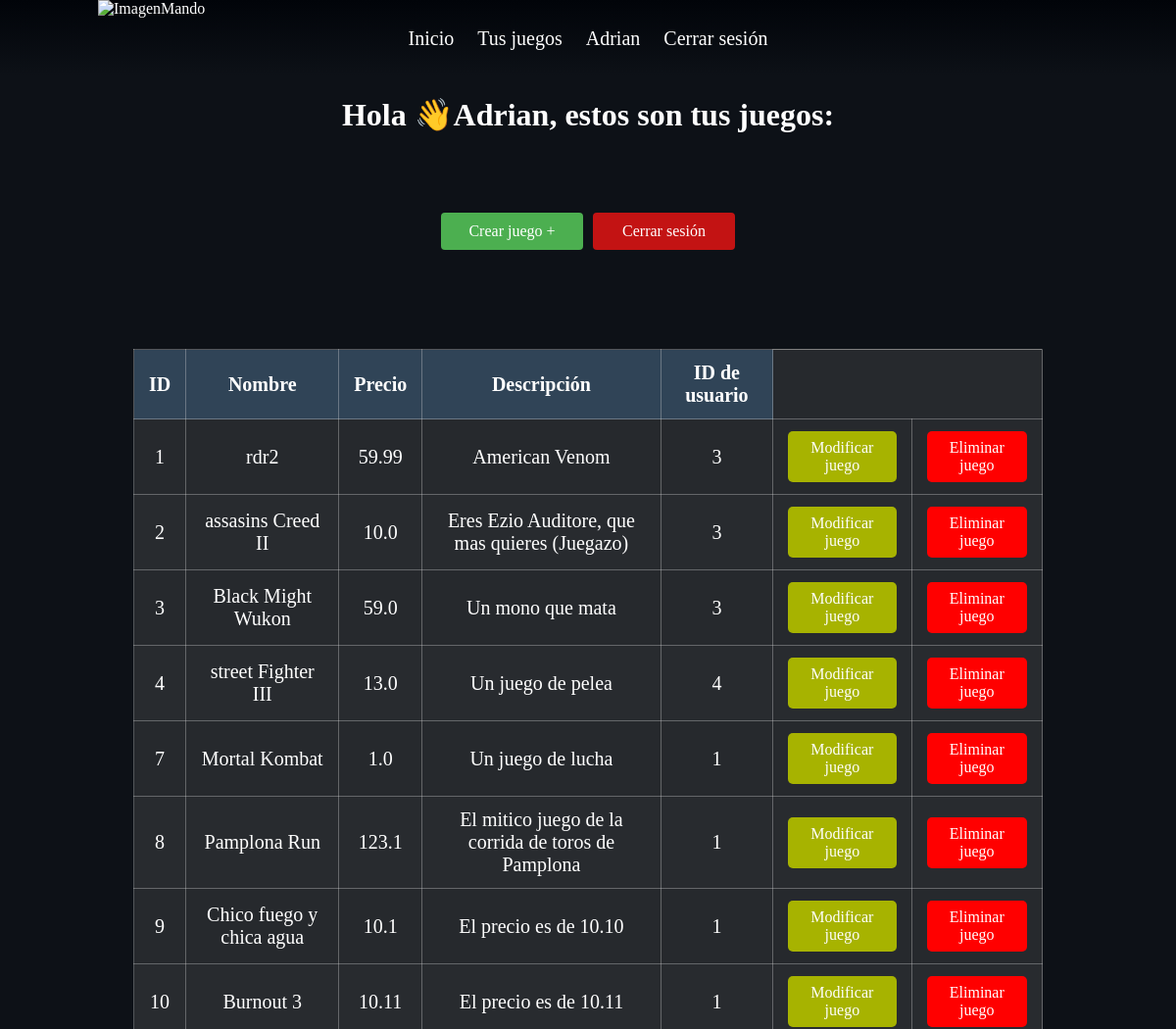
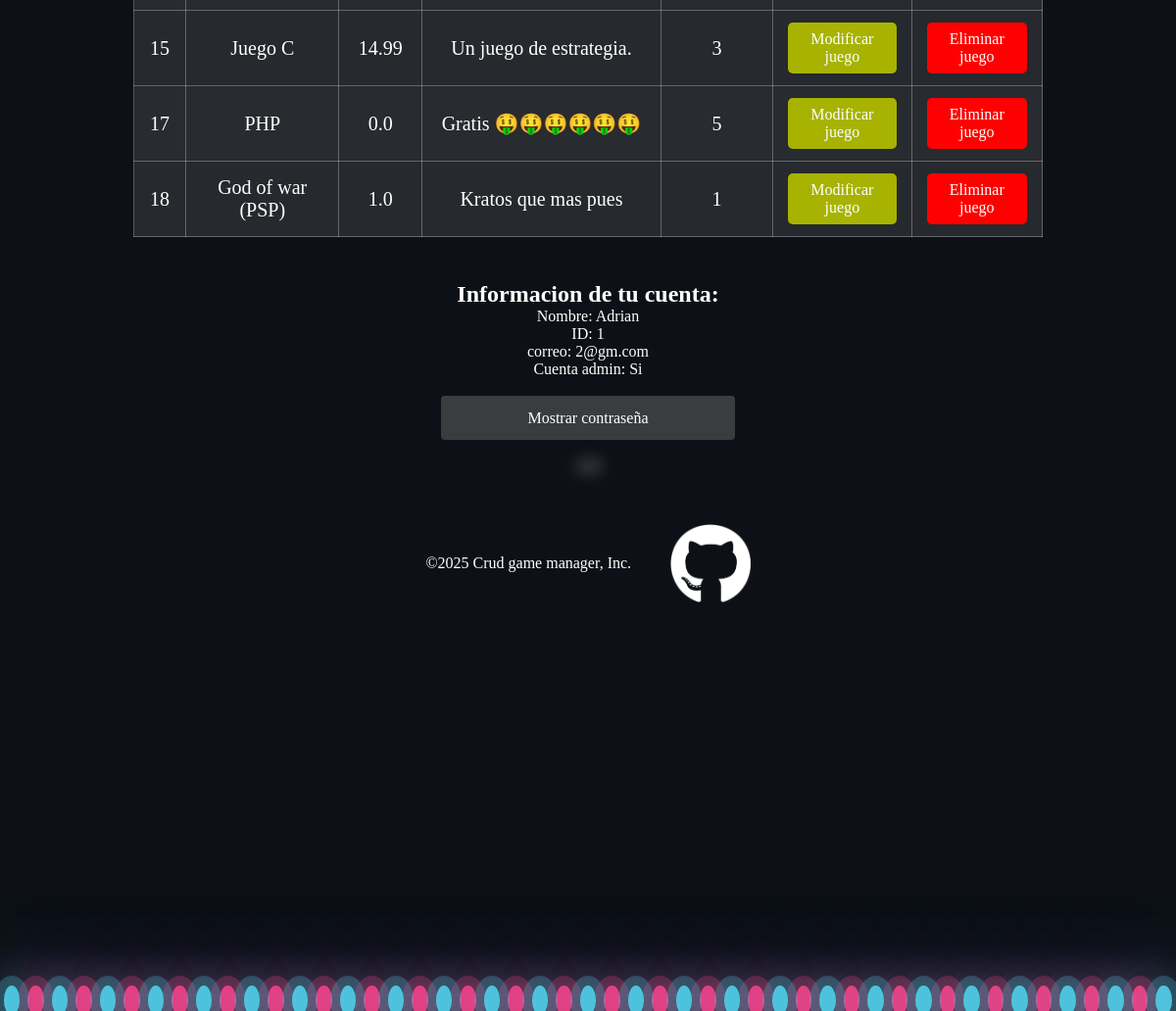
/protected (signed in), run on the app's committed database (2 pictures, top to bottom).
### models.py (models this page shows)
class Usuario(db.Model, UserMixin):
    __tablename__ = 'usuarios'
    id = db.Column(db.Integer, primary_key=True)
    nombre = db.Column(db.String, nullable=False)
    correo = db.Column(db.String, unique=True, nullable=False)
    contrasena = db.Column(db.String, nullable=False)
    admin = db.Column(db.Boolean, nullable=False)

class Juego(db.Model):
    __tablename__ = 'juegos'
    id = db.Column(db.Integer, primary_key=True)
    nombre = db.Column(db.String, nullable=False)
    precio = db.Column(db.Float, nullable=False)
    descripcion = db.Column(db.String, nullable=False)
    usuario_id = db.Column(db.Integer, db.ForeignKey(
        'usuarios.id'), nullable=False)

### __main__.py (the view)
@app.route('/protected')
@login_required
def protected():
    usuario = Usuario.query.filter_by(id=current_user.id).first()
    juegos = 0
    esAdmin = usuario.admin
    if esAdmin == 1:
        juegos = Juego.query.all()
    else:
        juegos = Juego.query.filter_by(usuario_id=current_user.id).all()
    return render_template('juegos.html', usuario=usuario, juegos=juegos)

### __main__.py (called while the page is built)
@login_manager.user_loader
def load_user(user_id):
    return User(user_id)

### templates/juegos.html (shortened to what this page needs)
{% extends "templateConBurbujas.html" %}
{% block style %}
<link rel="stylesheet" href="{{ url_for('static', filename='css/juegos.css') }}">
{% endblock %}
{% block content %}
<main>
    <h1>Hola 👋{{usuario.nombre}}, estos son tus juegos:</h1>
    <div class="center">
        <div class="parent">
            <button id="botonCrearJuego">Crear juego +</button>
            <button id="botonCerrarSesion" onclick="window.location.href='/logout'">Cerrar sesión</button>
        </div>
    </div>
    <div id="juegos">
        <table border="1" id="miTabla">
            <thead>
                <tr>
                    <th>ID</th>
                    <th>Nombre</th>
                    <th>Precio</th>
                    <th>Descripción</th>
                    <th>ID de usuario</th>
                    <th colspan="2">&NonBreakingSpace;</th>
                </tr>
            </thead>
            <tbody>
                {% for juego in juegos %}
                <tr>
                    <td>{{ juego.id }}</td>
                    <td>{{ juego.nombre }}</td>
                    <td>{{ juego.precio }}</td>
                    <td>{{ juego.descripcion }}</td>
                    <td>
                        {% if usuario.admin %}
                        {{ juego.usuario_id }}
                        {% endif %}
                    </td>
                    <td>
                        <button class="botonModificar">Modificar juego</button>
                    </td>
                    <td>
                        <button class="botonEliminar">Eliminar juego</button>
                    </td>
                </tr>
                {% endfor %}
            </tbody>
        </table>
    </div>
    <section id="clicATusDatos">
        <div id="tusDatos">
            <h2>Informacion de tu cuenta:</h2>
            <p>Nombre: {{usuario.nombre}}</p>
            <p>ID: <span id="usuarioId">{{usuario.id}}</span></p>
            <p>correo: {{usuario.correo}}</p>
            <p>Cuenta admin:
                {% if usuario.admin %}
                Si
                {% else %}
                No
                {% endif %}</p>
            <br>
            <button id="botonMostrarContra" onclick="mostrarContra()">Mostrar contraseña</button>
            <br> <br>
            <p id="mostrarContra" class="blurred">{{usuario.contrasena}}</p>
        </div>
    </section>
</main>
{% endblock %}

### templates/templateConBurbujas.html (shortened to what this page needs)
<!DOCTYPE html>
<html lang="es">
<head>
    {% block style %}{% endblock %}
</head>
<body>
    <a href="/"><img id="flag" alt="ImagenMando" src="../static/img/mando.png"></a>
    <header>
        <nav>
            <ul>
                <li><a href="/inicio">Inicio</a></li>
                {% if usuario and usuario.nombre %}
                <li><a href="/protected">Tus juegos</a></li>
                <li><a href="/protected#clicATusDatos">{{usuario.nombre}}</a></li>
                <li><a href="/logout">Cerrar sesión</a></li>
                {% else %}
                <li><a href="/login">Iniciar sesión</a></li>
                {% endif %}
            </ul>
        </nav>
    </header>
    <main class="content">
        {% block content %}{% endblock %}
    </main>
    <div class="bubbles">
        <span style="--i:12;"></span><span style="--i:24;"></span><span style="--i:10;"></span>
        <span style="--i:14;"></span><span style="--i:23;"></span><span style="--i:18;"></span>
        <span style="--i:16;"></span><span style="--i:19;"></span><span style="--i:20;"></span>
        <span style="--i:22;"></span><span style="--i:25;"></span><span style="--i:18;"></span>
        <span style="--i:21;"></span><span style="--i:15;"></span><span style="--i:13;"></span>
        <span style="--i:26;"></span><span style="--i:17;"></span><span style="--i:13;"></span>
        <span style="--i:28;"></span><span style="--i:11;"></span><span style="--i:12;"></span>
        <span style="--i:24;"></span><span style="--i:10;"></span><span style="--i:14;"></span>
        <span style="--i:23;"></span><span style="--i:18;"></span><span style="--i:16;"></span>
        <span style="--i:19;"></span><span style="--i:20;"></span><span style="--i:22;"></span>
        <span style="--i:25;"></span><span style="--i:18;"></span><span style="--i:21;"></span>
        <span style="--i:15;"></span><span style="--i:13;"></span><span style="--i:26;"></span>
        <span style="--i:17;"></span><span style="--i:13;"></span><span style="--i:28;"></span>
        <span style="--i:11;"></span><span style="--i:12;"></span> <span style="--i:24;"></span>
        <span style="--i:10;"></span> <span style="--i:14;"></span><span style="--i:23;"></span>
        <span style="--i:18;"></span><span style="--i:16;"></span> <span style="--i:19;"></span>
        <span style="--i:20;"></span>
    </div>
    <footer>
        <p>&copy;2025 Crud game manager, Inc.</p>
        <a href="https://github.com/Sebastian-Manrique" target="blanc">
            <img id="flagFooter" alt="img" src="../static/img/gitHub.png"></a>
    </footer>
</body>
</html>

### static/css/juegos.css (style rules this page uses)
body { margin: 0; padding: 0; transform-origin: top left; transform: scale(1); min-height: 100vh; background-color: #0d1117; }
.bubbles { position: relative; display: flex; bottom: -25vh; }
.bubbles span { position: relative; width: 30px; height: 30px; background: #4fc3dc; margin: 0 4px; border-radius: 50%; box-shadow: 0 0 0 10px #4fc3dc44, 0 0 50px #4fc3dc, 0 0 100px #4fc3dc; animation: animate 15s linear infinite; animation-duration: calc(200s / var(--i)); }
.bubbles span:nth-child(even) { background: #ff2d75; box-shadow: 0 0 0 10px #ff2d7544, 0 0 50px #ff2d75, 0 0 100px #ff2d75; z-index: -1; }
* { margin: 0; padding: 0; box-sizing: border-box; font-family: CustomFont; color: white; }
#flag { position: absolute; left: 100px; top: 0%; height: 100px; }
a:link, a:visited, a:hover, a:active { text-decoration: none; }
header { background: linear-gradient( to top, rgba(255, 255, 255, 0), rgba(1, 4, 9, 1) ); text-align: center; justify-content: center; align-items: center; }
header li { display: inline-block; font-size: 20px; margin: 0 10px; text-align: center; line-height: 78px; }
#flagFooter { height: 10vh; max-height: 100px; }
footer { display: flex; justify-content: center; align-items: center; padding: 20px; flex-wrap: wrap; position: fixed; width: 100%; }
footer p, footer a { margin: 0 20px; padding: 0; }
footer a { display: flex; align-items: center; }
.botonModificar { background-color: #a7b300; color: white; border: none; padding: 8px 16px; cursor: pointer; border-radius: 5px; }
.botonEliminar { background-color: #ff0000; color: white; border: none; padding: 8px 16px; cursor: pointer; border-radius: 5px; }
#botonCrearJuego { width: 75%; padding: 10px; background-color: #4caf50; color: white; border: none; border-radius: 4px; cursor: pointer; }
#botonCerrarSesion { width: 75%; padding: 10px; background-color: #c31313; color: white; border: none; border-radius: 4px; cursor: pointer; }
h1 { text-align: center; margin-top: 20px; }
.center { display: flex; justify-content: center; align-items: center; height: 25vh; }
.parent { width: 25%; display: flex; flex-direction: row; gap: 10px; }
button { padding: 10px 20px; font-size: 16px; }
#tusDatos { padding-top: 25px; text-align: center; }
.blurred { filter: blur(8px); }
#botonMostrarContra { width: 20%; min-width: 25%; padding: 10px; background-color: #3a3c40; color: white; min-height: 45px; border: none; border-radius: 4px; cursor: pointer; }
#juegos { display: flex; justify-content: center; padding: 20px; }
#miTabla { width: 80%; border-collapse: collapse; background-color: transparent; font-size: 20px; }
#miTabla th, #miTabla td { padding: 12px 15px; text-align: center; border: 1px solid #dcdcdc57; }
#miTabla th { background-color: #4f95d63f; }
#miTabla th:last-child { border-top: none; background-color: transparent; }
#miTabla tr:nth-child(even) { background-color: #6666664d; }
#miTabla tr:nth-child(odd) { background-color: #5555555c; }

### data on the page
Usuario: nombre "Adrian", id "1", correo "2@gm.com"
Juego: id "1", nombre "rdr2", precio "59.99", descripcion "American Venom", usuario_id "3"
Juego: id "2", nombre "assasins Creed II", precio "10.0", descripcion "Eres Ezio Auditore, que mas quieres (Juegazo)", usuario_id "3"
Juego: id "3", nombre "Black Might Wukon", precio "59.0", descripcion "Un mono que mata", usuario_id "3"
Juego: id "4", nombre "street Fighter III", precio "13.0", descripcion "Un juego de pelea", usuario_id "4"
Juego: id "7", nombre "Mortal Kombat", precio "1.0", descripcion "Un juego de lucha", usuario_id "1"
Juego: id "8", nombre "Pamplona Run", precio "123.1", descripcion "El mitico juego de la corrida de toros de Pamplona", usuario_id "1"
Juego: id "9", nombre "Chico fuego y chica agua", precio "10.1", descripcion "El precio es de 10.10", usuario_id "1"
Juego: id "10", nombre "Burnout 3", precio "10.11", descripcion "El precio es de 10.11", usuario_id "1"
Juego: id "15", nombre "Juego C", precio "14.99", descripcion "Un juego de estrategia.", usuario_id "3"
Juego: id "17", nombre "PHP", precio "0.0", descripcion "Gratis 🤑🤑🤑🤑🤑🤑", usuario_id "5"
Juego: id "18", nombre "God of war (PSP)", precio "1.0", descripcion "Kratos que mas pues", usuario_id "1"
